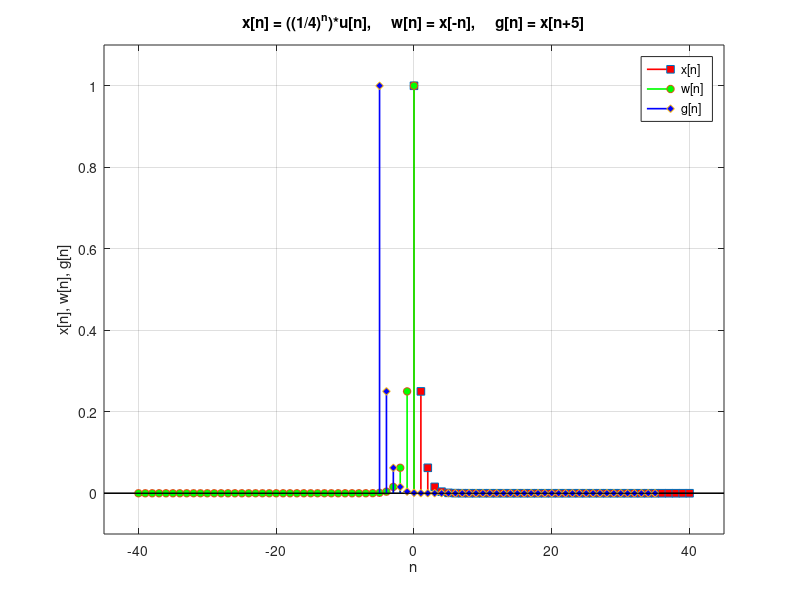

Recreate this plot in MATLAB.
% SISTEMAS LINEARES 2023.1
% ANTONIO ERALDO CAETANO MARTINS  -  415221

% Vou chamar n de nx
% Definindo o intervalo 0 >= nx >= 40
n_0 = 0;
n_n = 40;
nx = n_0:n_n;

% Com a função degrau unitário teremos apenas valores positivos de n para 
% que x seja diferente de 0, já que u[n] = 1 para n >= 0 e u[n] = 0 para
% n < 0:

% Sinal x[n]:
x = ((1/4).^nx) .* (nx >= 0);

% Sinal w[n]:
w = fliplr(x); % invertendo x
nw = (-1)*nx; % transformando em negativos
nw = fliplr(nw); % invertendo vetor de negativos

% Sinal g[n]:
g = x; 
ng = nx+(-5); % trazendo o vetor nx para a esquerda

% Plotando os sinais
figure('Position', [85, 70, 1200, 600])
stem(nx, x, 's', 'Color', 'red', 'LineWidth', 1.2, 'MarkerSize', 5.5 , 'MarkerFaceColor', 'red');
hold on;
stem(nw, w, 'o', 'Color', 'green', 'LineWidth', 1.2, 'MarkerSize', 5.5, 'MarkerFaceColor', 'green');
hold on;
stem(ng, g, 'd', 'Color', 'blue', 'LineWidth', 1.2, 'MarkerSize', 5.5, 'MarkerFaceColor', 'blue');
hold off;

grid on;
legend('x[n]', 'w[n]', 'g[n]');
axis([-45 45 -0.1 1.1]);

title('x[n] = ((1/4)^n)*u[n],     w[n] = x[-n],     g[n] = x[n+5]');
xlabel('n');
ylabel('x[n], w[n], g[n]');
